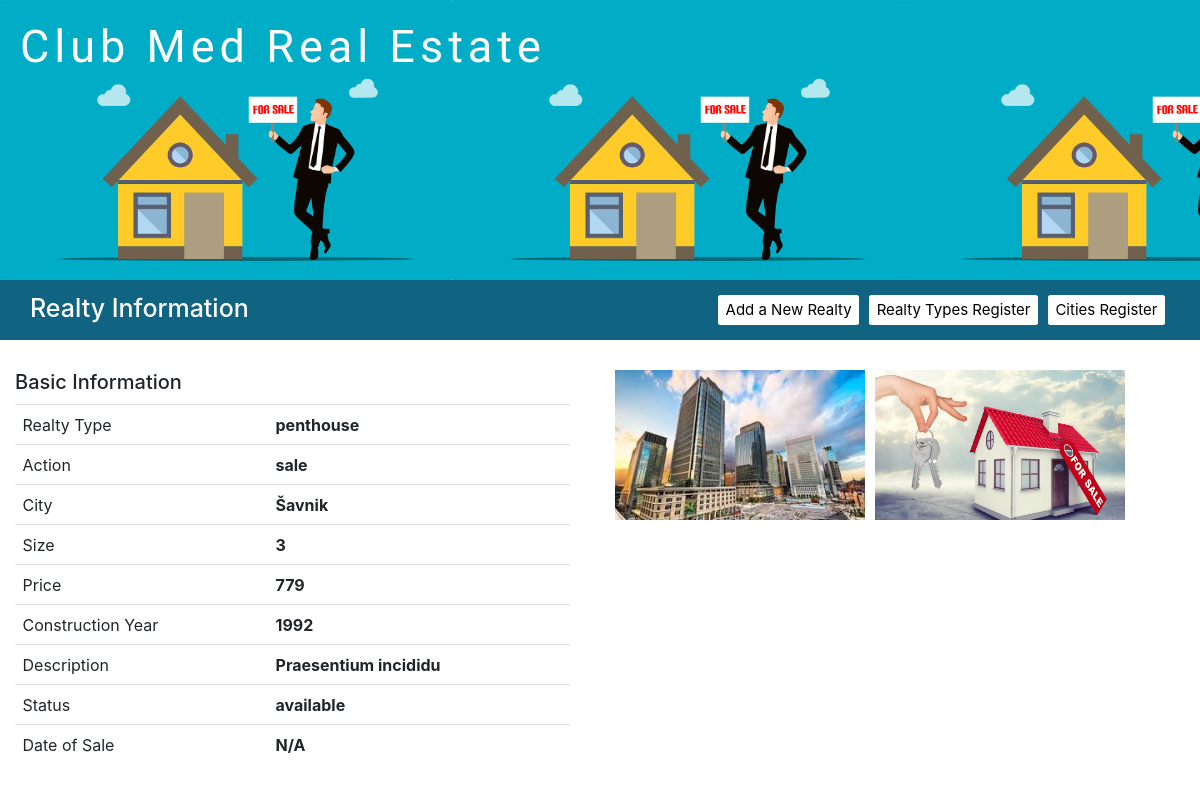
/realty.php?id=66, run on the app's committed database.
### tables this page shows
CREATE TABLE `realties` (
  `id` int(11) NOT NULL,
  `ad_type_id` int(11) NOT NULL,
  `city_id` int(11) NOT NULL,
  `realty_type_id` int(11) NOT NULL,
  `size` int(11) NOT NULL,
  `price` decimal(10,0) NOT NULL,
  `year_of_construction` year(4) NOT NULL,
  `description` text NOT NULL,
  `status` int(1) NOT NULL,
  `date_of_sale` date DEFAULT NULL
);

CREATE TABLE `realty_type` (
  `id` int(11) NOT NULL,
  `name` varchar(255) NOT NULL
);

CREATE TABLE `ad_type` (
  `id` int(11) NOT NULL,
  `name` varchar(255) NOT NULL
);

CREATE TABLE `cities` (
  `id` int(11) NOT NULL,
  `name` varchar(255) NOT NULL
);

CREATE TABLE `status` (
  `id` int(11) NOT NULL,
  `name` varchar(255) NOT NULL
);

CREATE TABLE `photos` (
  `id` int(11) NOT NULL,
  `realty_id` int(11) NOT NULL,
  `name` varchar(255) NOT NULL
);

### functions.php (called while the page is built, shortened)
<?php
    function validate($arr, $key, $numeric = true, $required = false, $default ="", $url = "") {
        if ($numeric && $required) {
            if (($arr[$key]) != "" && is_numeric($arr[$key])) {
                return $arr[$key];
            } else {
                redirect($url);
            }
        } else if (!($numeric) && $required) {
            if (($arr[$key]) != "") {
                return $arr[$key];
            } else {
                redirect($url);
            }
        } else if (!$required) {
            if ($arr[$key] != "") {
                return $arr[$key];
            } else {
                return $default;
            }
        }
    }
?>

### realty.php (the view, shortened to what this page needs)
<?php
include 'functions.php';
$id = validate($_GET, 'id', true, true, "", "index.php?msg=incorrect_id");
$query = "SELECT realties.*,
                cities.name as city,
                ad_type.name as ad_type,
                realty_type.name as realty_type,
                status.name as status
                FROM realties
                JOIN cities on realties.city_id = cities.id
                JOIN ad_type on ad_type.id = realties.ad_type_id
                JOIN realty_type on realties.realty_type_id = realty_type.id
                JOIN status on realties.status = status.id
                WHERE realties.id = $id";
$res = mysqli_query($db, $query);
$realty = mysqli_fetch_assoc($res);
?>
<!DOCTYPE html>
<html lang="en">
<head>
    <link rel="stylesheet" href="https://stackpath.bootstrapcdn.com/bootstrap/4.5.2/css/bootstrap.min.css">
    <link rel="stylesheet" href="https://pro.fontawesome.com/releases/v5.10.0/css/all.css" />
    <link rel="stylesheet" href="css/styles.css">
</head>
<body>
    <div class="container-fluid px-0">
        <div id="header-div">
            <h1 class="main-title">Club Med Real Estate</h1>
        </div>
        <div class='blue-div d-flex align-items-center justify-content-between px-5'>
            <h1>Realty Information</h1>
            <div class="btn-group">
                <div class="link-div text-left px-2"><a class="btn btn-custom" href="new_realty.php">Add a New Realty</a></div>
                <div class="link-div text-left px-2"><a class="btn btn-custom" href="realty_types.php">Realty Types Register</a></div>
                <div class="link-div text-left px-2"><a class="btn btn-custom" href="cities.php">Cities Register</a></div>
            </div>
        </div>
        <div class="row">
            <div class="col-6 px-5">
                <?php
                if ($realty['date_of_sale'] == "") {
                    $realty['date_of_sale'] = "N/A";
                }
                ?>
                <div>
                    <h2 class="mt-5">Basic Information</h2>
                    <table class="table mt-3">
                        <tbody>
                            <tr>
                                <td>Realty Type</td>
                                <th><?= $realty['realty_type'] ?></th>
                            </tr>
                            <tr>
                                <td>Action</td>
                                <th><?= $realty['ad_type'] ?></th>
                            </tr>
                            <tr>
                                <td>City</td>
                                <th><?= $realty['city'] ?></th>
                            </tr>
                            <tr>
                                <td>Size</td>
                                <th><?= $realty['size'] ?></th>
                            </tr>
                            <tr>
                                <td>Price</td>
                                <th><?= $realty['price'] ?></th>
                            </tr>
                            <tr>
                                <td>Construction Year</td>
                                <th><?= $realty['year_of_construction'] ?></th>
                            </tr>
                            <tr>
                                <td>Description</td>
                                <th><?= $realty['description'] ?></th>
                            </tr>
                            <tr>
                                <td>Status</td>
                                <th><?= $realty['status'] ?></th>
                            </tr>
                            <tr>
                                <td>Date of Sale</td>
                                <th><?= $realty['date_of_sale'] ?></th>
                            </tr>
                        </tbody>
                    </table>
                </div>
            </div>
            <div class="col-6 mt-5" id="gallery" data-toggle="modal" data-target="#galleryModal">
                <?php
                $query2 = "SELECT name FROM photos WHERE realty_id = $id";
                $res2 = mysqli_query($db, $query2);
                while ($photo = mysqli_fetch_assoc($res2)) {
                    $photo_name = $photo['name'];
                    echo "<td><img src=$photo_name data-toggle='modal' data-target='#myModal' height=150 width=250 class='mr-3 mb-3'></td>";
                }
                ?>
            </div>
        </div>
    </div>
</body>
</html>

### css/styles.css (style rules this page uses)
* { margin: 0; padding: 0; }
html { height: 100%; font-size: 10px; }
body { font-size: 1.6rem; }
#header-div { height: 35vh; background-image: url("../img.png"); background-size: contain; padding: 2rem; }
.btn { font-size: 1.5rem; background-color: #106381; border: #106381; }
.btn.btn-custom { background-color: white; color: black; }
.link-div { display: inline-block; }
.main-title { font-size: 4.5rem; color: white; font-family: 'Amatic SC'; font-weight: 400; letter-spacing: 5px; }
.blue-div { background-color: #106381; color: white; height: 6rem }

### data on the page
realties: realty_type.name "penthouse", ad_type.name "sale", city.name "Šavnik", size "3", price "779", year_of_construction "1992", description "Praesentium incididu", status.name "available"
photos: name (picture)
photos: name (picture)

### other printed values
$realty['date_of_sale'] "N/A"
